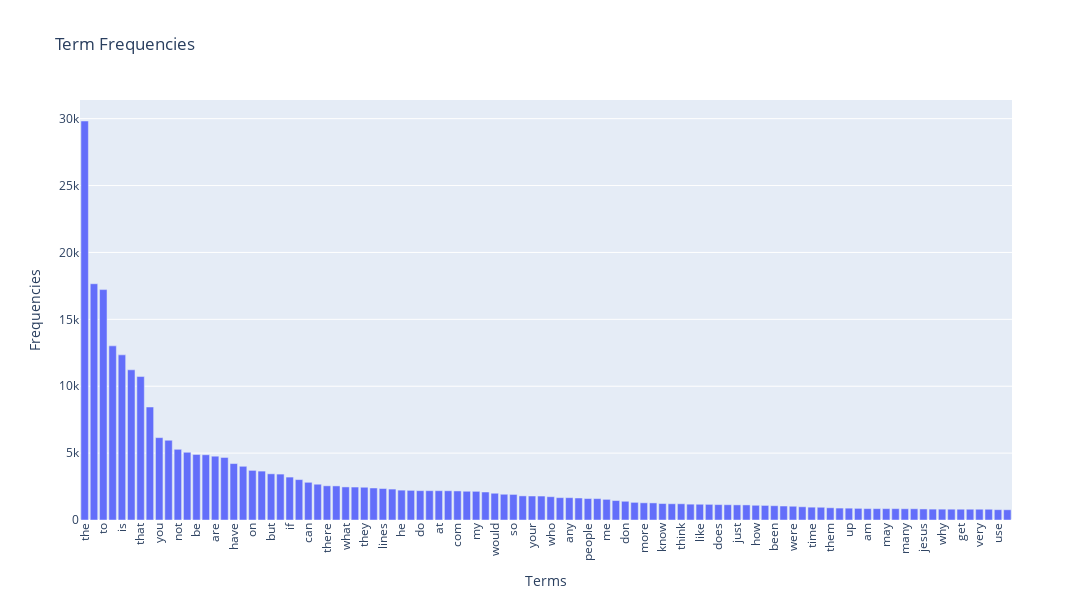

The cell this chart's notebook holds for it:
### Markdown cell above
### >>> **Exercise 14 (take home):** 
Additionally, you can attempt to sort the terms on the `x-axis` by frequency instead of in alphabetical order. This way the visualization is more meaninfgul and you will be able to observe the so called [long tail](https://en.wikipedia.org/wiki/Long_tail) (get familiar with this term since it will appear a lot in data mining and other statistics courses). see picture below

![alt txt](https://upload.wikimedia.org/wikipedia/commons/thumb/8/8a/Long_tail.svg/1000px-Long_tail.svg.png)

### Code cell
# Answer here

# Visualize top 100 terms only 
top_n = 100 
top_indices = np.argsort(term_frequencies)[-top_n:][::-1] 

terms = count_vect.get_feature_names_out()[top_indices]
frequencies = np.array(term_frequencies)[top_indices]

data = pd.DataFrame({'Term': terms, 'Frequency': frequencies})
fig = px.bar(data, x='Term', y='Frequency', title='Term Frequencies', 
              labels={'Term': 'Terms', 'Frequency': 'Frequencies'})
fig.update_layout(xaxis_tickangle=-90, height=600, width=1600)
fig.show()

### Figure 1 — Plotly figure (JSON) as saved in the notebook; plotly's stock layout.template omitted (floating-point values rounded to 4 significant figures)
{"data": [{"alignmentgroup": "True", "hovertemplate": "Terms=%{x}<br>Frequencies=%{y}<extra></extra>", "legendgroup": "", "marker": {"color": "#636efa", "pattern": {"shape": ""}}, "name": "", "offsetgroup": "", "orientation": "v", "showlegend": false, "textposition": "auto", "type": "bar", "x": ["the", "of", "to", "and", "is", "in", "that", "it", "you", "for", "not", "this", "be", "from", "are", "edu", "have", "as", "on", "with", "but", "or", "if", "was", "can", "we", "there", "by", "what", "subject", "they", "an", "lines", "one", "he", "god", "do", "organization", "at", "re", "com", "about", "my", "all", "would", "will", "so", "some", "your", "no", "who", "has", "any", "writes", "people", "which", "me", "article", "don", "his", "more", "other", "know", "when", "think", "their", "like", "university", "does", "out", "just", "only", "how", "also", "been", "than", "were", "then", "time", "because", "them", "posting", "up", "had", "am", "should", "may", "these", "many", "say", "jesus", "see", "why", "us", "get", "good", "very", "believe", "use", "such"], "xaxis": "x", "y": [29825, 17660, 17222, 13017, 12343, 11226, 10723, 8447, 6157, 5962, 5285, 5063, 4898, 4877, 4769, 4675, 4218, 4015, 3709, 3655, 3453, 3432, 3208, 3020, 2818, 2674, 2556, 2548, 2472, 2464, 2448, 2393, 2353, 2312, 2232, 2216, 2193, 2192, 2191, 2186, 2172, 2148, 2143, 2093, 2000, 1925, 1912, 1802, 1793, 1791, 1742, 1671, 1669, 1645, 1604, 1599, 1543, 1453, 1400, 1318, 1286, 1278, 1230, 1215, 1213, 1184, 1177, 1170, 1151, 1142, 1130, 1127, 1100, 1090, 1068, 1045, 1028, 989, 959, 952, 914, 892, 885, 870, 852, 851, 850, 850, 841, 840, 825, 814, 811, 808, 806, 805, 805, 803, 772, 766], "yaxis": "y"}], "layout": {"barmode": "relative", "height": 600, "legend": {"tracegroupgap": 0}, "title": {"text": "Term Frequencies"}, "width": 1600, "xaxis": {"anchor": "y", "domain": [0, 1], "tickangle": -90, "title": {"text": "Terms"}}, "yaxis": {"anchor": "x", "domain": [0, 1], "title": {"text": "Frequencies"}}}}
